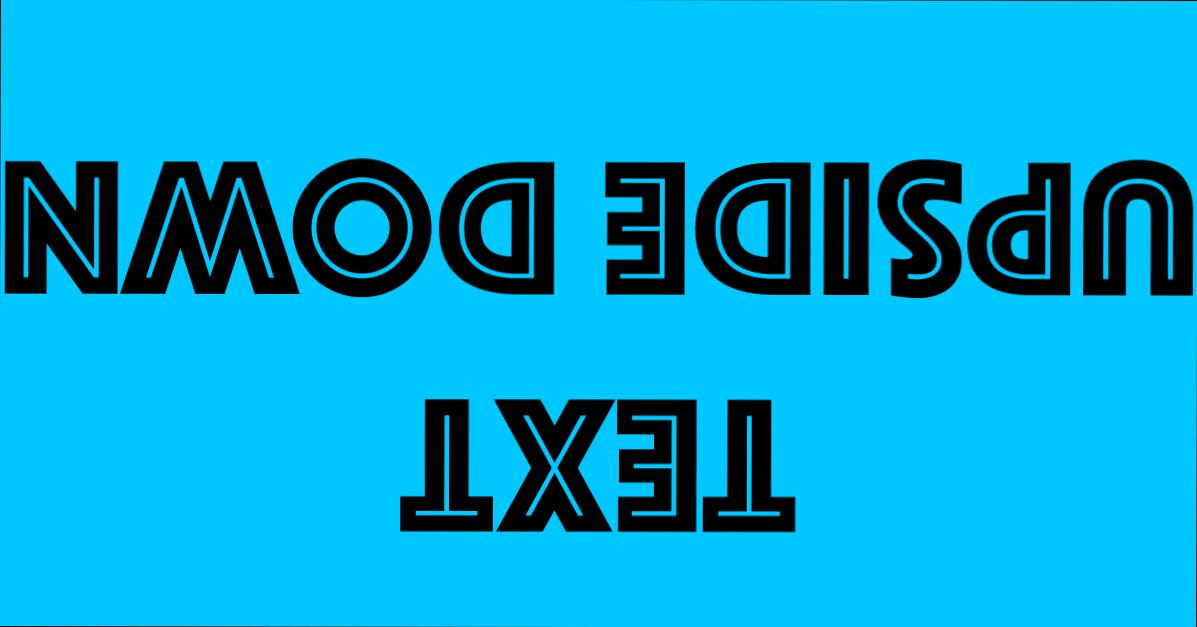
#> input picture corrected_image.jpg, 1197 x 627 px
$ python -i textDetection.py   (imports and definitions only)
#> lines starting #> are read from the running program, lines starting #| are printed output that depends on the picture; after the words box and inside, x2 and y2 are one past the last pixel; in counts of white or black regions, pixels touching at a corner belong together
#> further down, picture is the input picture: PIL image 1197x627 RGB; mean R, G, B 1.3, 164.5, 210.7
import cv2
import numpy as np
import requests
from scipy.ndimage import label
from PIL import Image, ImageEnhance, ImageFilter, ImageOps
from io import BytesIO
import pytesseract
from scipy.ndimage import interpolation as inter


# [9 lines left out: function download_image, not called in this run]


def preprocess_image1(img):
    try:

        img_np = np.array(img)

        # Calculate rotation angle and rotate image
        angle, corrected = correct_skew(img_np)
        img = Image.fromarray(corrected)

        img_gray = img.convert('L')

        # binary thresholding to make more distinguishable from background
        binary_img = img_gray.point(lambda p: 255 if p >= 127 else 0)

        # Invert colors (works better with white background and black text)
        binary_img = ImageOps.invert(binary_img)

        img = ImageEnhance.Contrast(binary_img).enhance(6)
        img.show()
        return img
    except Exception as err:
        print(err)
        return img  # return original image if process fails

# [54 lines left out: functions preprocess_image2, preprocess_noisy, preprocess_image, not called in this run]


# function below is not ours. It has not been written by any member of our team
# function taken from Stackoverflow https://stackoverflow.com/questions/57964634/python-opencv-skew-correction-for-ocr
def correct_skew(image, delta=1, limit=5):
#> called with delta = 1, limit = 5
    def determine_score(arr, angle):
        data = inter.rotate(arr, angle, reshape=False, order=0)
        histogram = np.sum(data, axis=1, dtype=float)
        score = np.sum((histogram[1:] - histogram[:-1]) ** 2, dtype=float)
        return histogram, score

    gray = cv2.cvtColor(image, cv2.COLOR_BGR2GRAY)
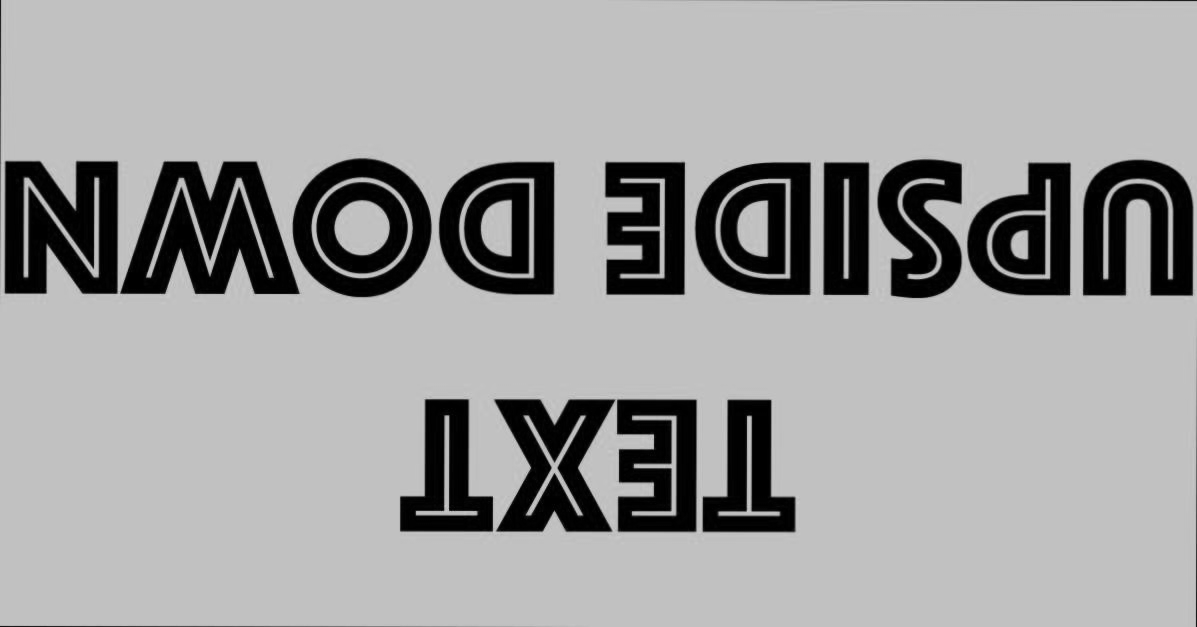
#> gray: shape (627, 1197); min 0, max 210, mean 159.7
    thresh = cv2.threshold(gray, 0, 255, cv2.THRESH_BINARY_INV + cv2.THRESH_OTSU)[1]
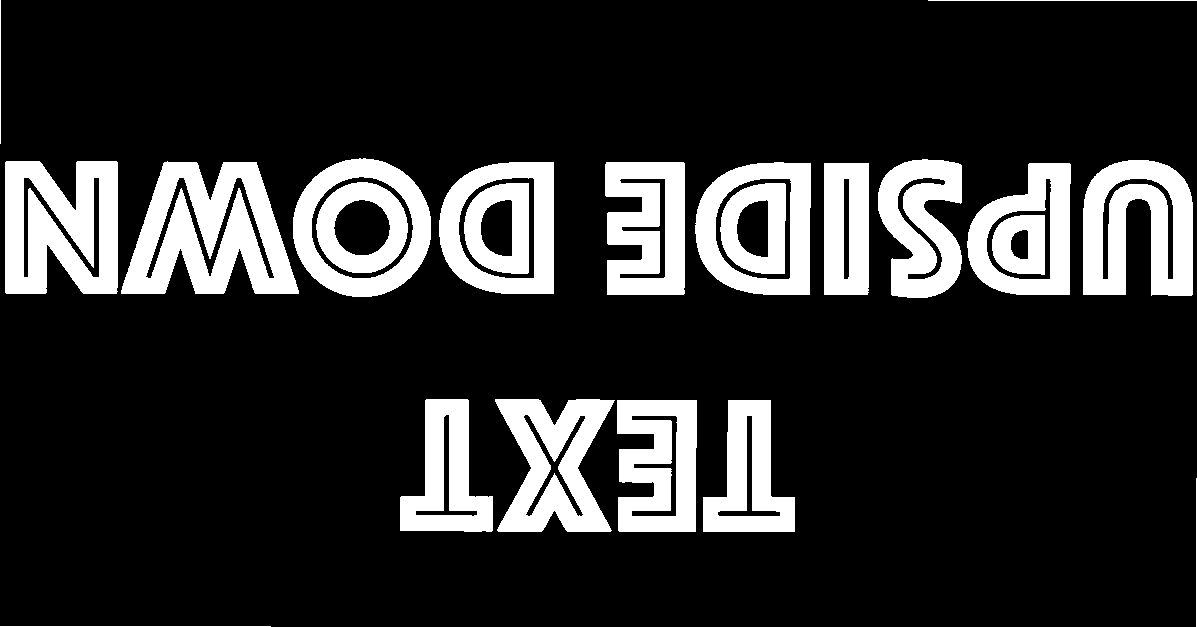
#> thresh: shape (627, 1197); 17.5% white; 22 white regions, largest, box (x1, y1, x2, y2) and area: (121, 161, 299, 294) 14226, (5, 161, 118, 294) 11769, (1083, 160, 1193, 296) 10364

    scores = []
    angles = np.arange(-limit, limit + delta, delta)
    for angle in angles:
        histogram, score = determine_score(thresh, angle)
        scores.append(score)
#> this loop made 11 passes
#> score on passes 1 to 11: 3.15e+09, 3.13e+09, 4.2e+09, 5.5e+09, 8.18e+09, 4.32e+10, 9.24e+09, 5.46e+09, 4.02e+09, 3.45e+09, 3.21e+09
#> pass 1, in determine_score, `data = inter.rotate(arr, angle, reshape=False, order=0)`:
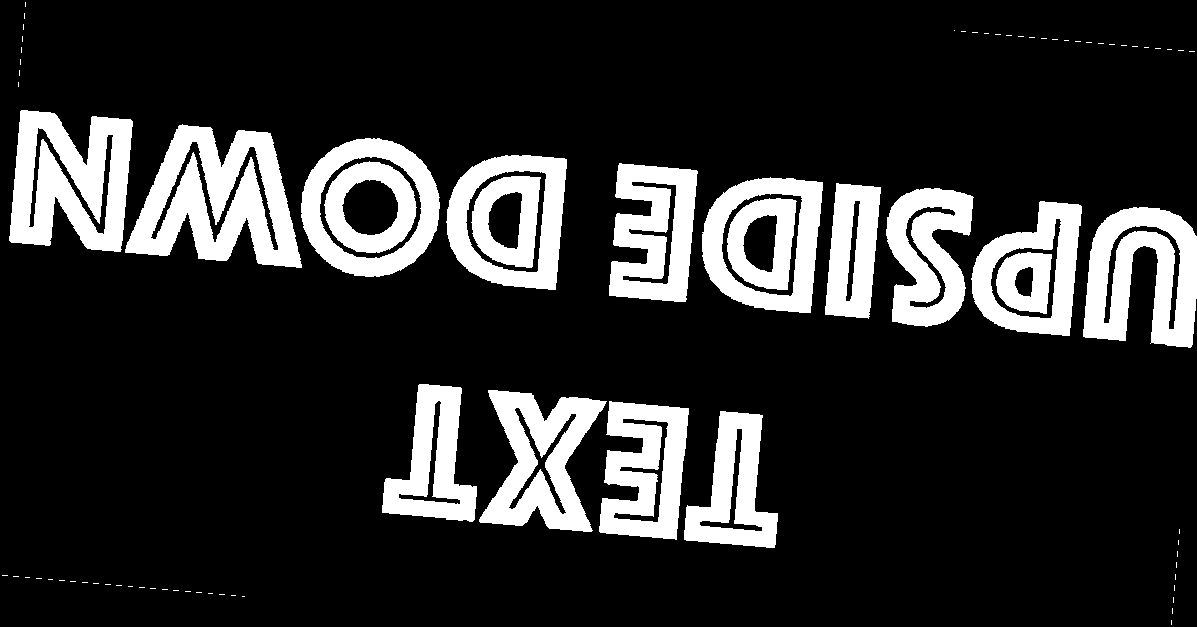
#> data: shape (627, 1197); 17.4% white; 79 white regions (61 under 20 px), largest, box (x1, y1, x2, y2) and area: (125, 124, 302, 268) 14223, (9, 110, 133, 252) 11777, (1083, 207, 1197, 348) 10267
#> pass 3, in determine_score (call 3), `data = inter.rotate(arr, angle, reshape=False, order=0)`:
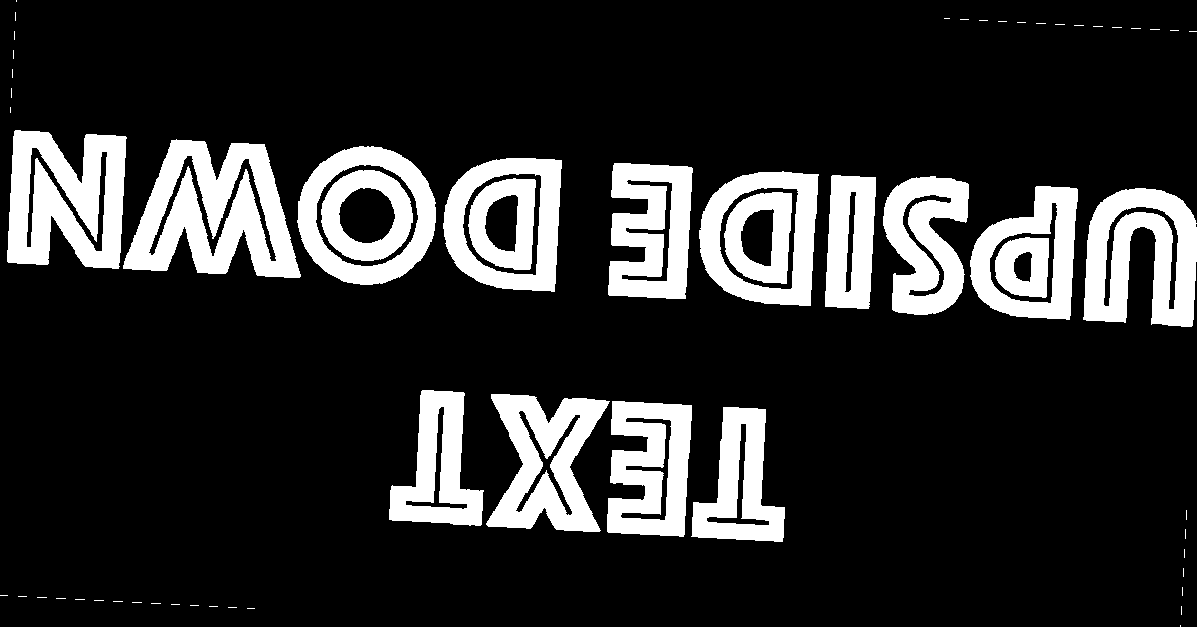
#> data: shape (627, 1197); 17.5% white; 60 white regions (42 under 20 px), largest, box (x1, y1, x2, y2) and area: (123, 139, 301, 278) 14225, (7, 130, 127, 269) 11769, (1083, 188, 1197, 327) 10354
#> after the loop, scores = [3.15e+09, 3.13e+09, 4.2e+09, 5.5e+09, 8.18e+09, 4.32e+10, 9.24e+09, 5.46e+09, 4.02e+09, 3.45e+09, 3.21e+09]

    best_angle = angles[scores.index(max(scores))]
#> best_angle = 0

    (h, w) = image.shape[:2]
#> h = 627; w = 1197
    center = (w // 2, h // 2)
#> center = (598, 313)
    M = cv2.getRotationMatrix2D(center, best_angle, 1.0)
#> M = [[1, 0, 0], [0, 1, 0]]
    corrected = cv2.warpAffine(image, M, (w, h), flags=cv2.INTER_CUBIC, \
            borderMode=cv2.BORDER_REPLICATE)

    return best_angle, corrected

# [16 lines left out: functions extract_text_from_image, extract_text_from_url, not called in this run]

def main():
    img_url = input("Enter image path: ")
    print(extract_text_from_url(img_url))

# [2 lines not run here, left out]

>>> from PIL import Image
>>> picture = Image.open('corrected_image.jpg')
>>> result = preprocess_image1(picture)
#> in preprocess_image1, `angle, corrected = correct_skew(img_np)`: angle = 0
#> in preprocess_image1, `img_gray = img.convert('L')`:
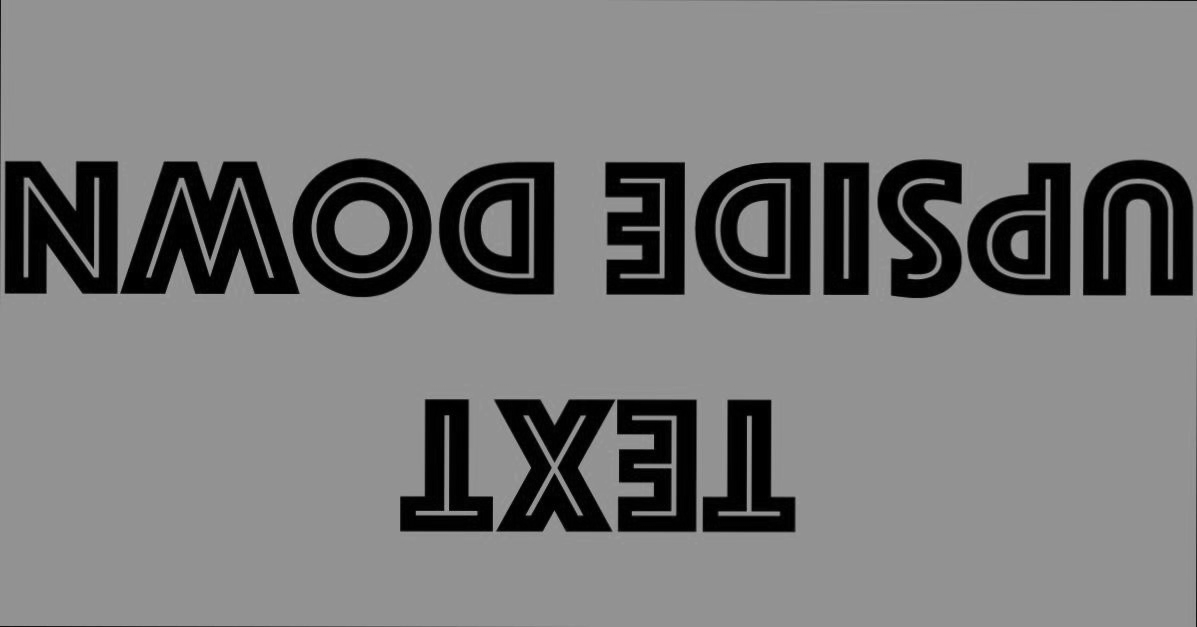
#> img_gray: PIL image 1197x627 L; min 0, max 167, mean 121
#> in preprocess_image1, `binary_img = img_gray.point(lambda p: 255 if p >= 127 else 0)`:
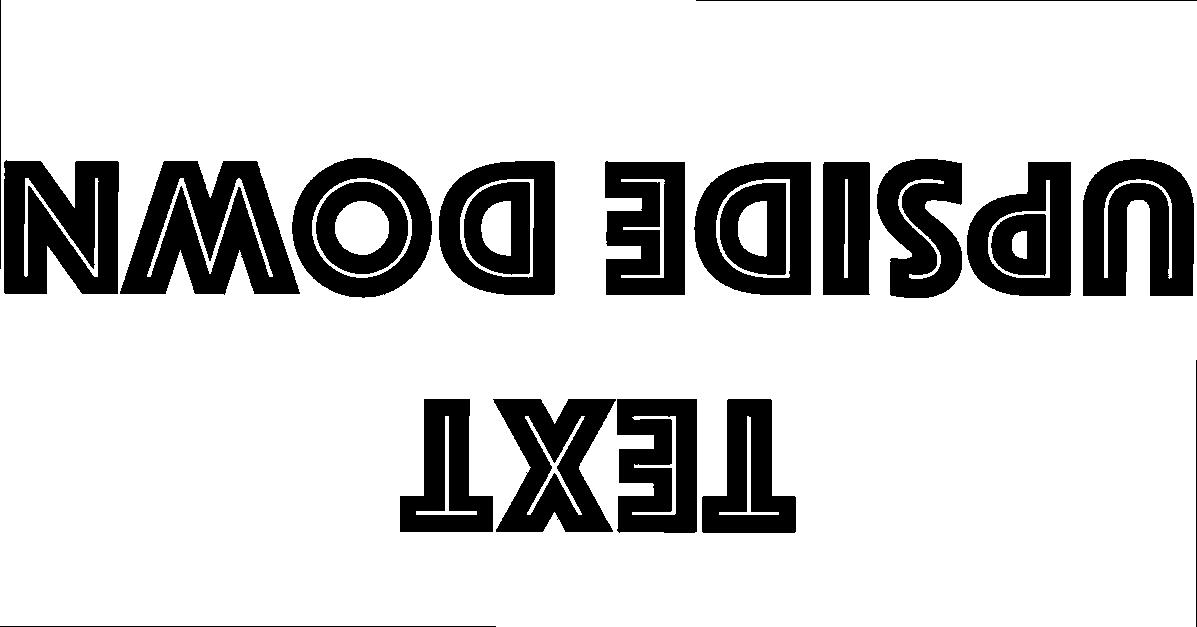
#> binary_img: PIL image 1197x627 L; 81.3% white; 22 black regions, largest, box (x1, y1, x2, y2) and area: (120, 161, 300, 295) 14881, (4, 160, 119, 294) 12422, (1083, 159, 1194, 296) 11146
